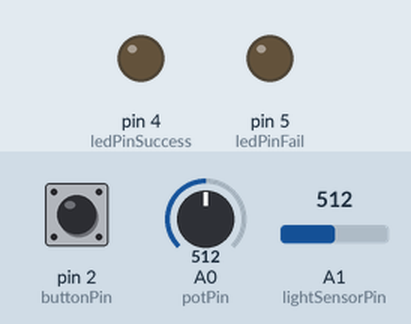
The sketch below on a simulated Arduino Uno, built with avr-gcc and run on an emulated ATmega328P. On the bench: output pins drawn as LEDs (lit = HIGH). The test bench sets the inputs (shaded band); at power-on: pin 2 (buttonPin) HIGH, A1 (lightSensorPin) = 512, A0 (potPin) = 512. What the sketch prints to the serial monitor is not drawn.

Above: at 1.2 s.
1.3 s: pin 2 (buttonPin) pulled LOW for 0.15 s
At 2.0 s:
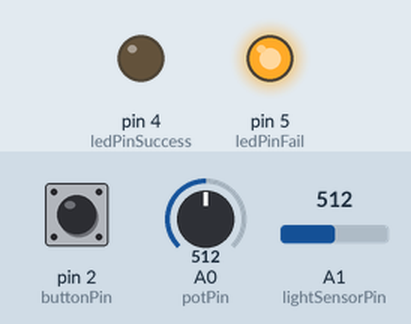
5.9 s: A1 (lightSensorPin) set to 108
8.9 s: A1 (lightSensorPin) set to 95
Timing chart, 0 to 11.9 s (numbered marks = the images above; inputs shaded):
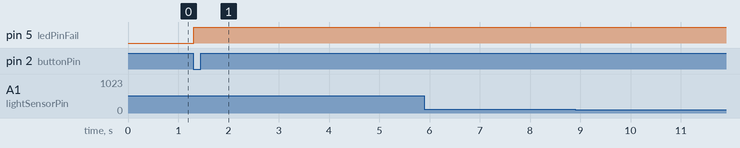

The sketch:

HW11.ino
```cpp
const int potPin = A0;
const int buttonPin = 2;
const int lightSensorPin = A1;
const int ledPinSuccess = 4;
const int ledPinFail = 5;

int potValue = 0;
int buttonState = 0;
int lightSensorValue = 0;
int stepCount = 0;

void setup() {

  pinMode(potPin, INPUT);
  pinMode(buttonPin, INPUT_PULLUP);
  pinMode(lightSensorPin, INPUT);
  pinMode(ledPinSuccess, OUTPUT);
  pinMode(ledPinFail, OUTPUT);


  Serial.begin(9600);
}

void loop() {

  potValue = analogRead(potPin);

  buttonState = digitalRead(buttonPin);

  lightSensorValue = analogRead(lightSensorPin);


  Serial.print("Potentiometer Value: ");
  Serial.println(potValue);
  Serial.print("Light Sensor Value: ");
  Serial.println(lightSensorValue);


  if (buttonState == LOW) {

    if (potValue > 2000 && lightSensorValue < 50) {
      stepCount++;
      if (stepCount >= 3) {
        digitalWrite(ledPinSuccess, HIGH);
        digitalWrite(ledPinFail, LOW);
      }
    } else {
      digitalWrite(ledPinFail, HIGH);
      digitalWrite(ledPinSuccess, LOW);
      stepCount = 0;
    }
    delay(1000);
  }

  delay(100);
}
```

Measured:
- after the input at 1.3 s, pin 5 (ledPinFail): LOW → HIGH at once
- after the input at 5.9 s, every drawn part: stays the same
- after the input at 8.9 s, every drawn part: stays the same
